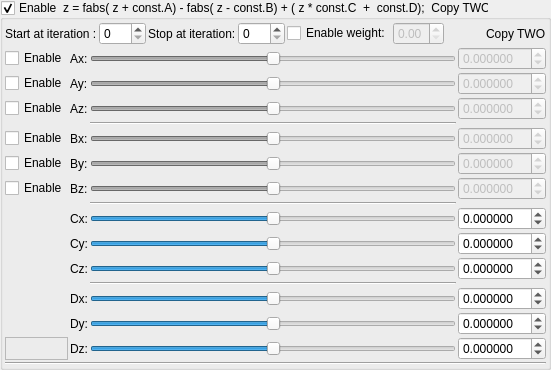
    <widget class="MyGroupBox" name="groupCheck_transform_fabsFormulaABCD2_enabled">
     <property name="title">
      <string>Enable  z = fabs( z + const.A) - fabs( z - const.B) + ( z * const.C  +  const.D);  Copy TWO</string>
     </property>
     <property name="checkable">
      <bool>true</bool>
     </property>
     <layout class="QVBoxLayout" name="verticalLayout_22" stretch="0,0,0">
      <property name="spacing">
       <number>2</number>
      </property>
      <property name="leftMargin">
       <number>2</number>
      </property>
      <property name="topMargin">
       <number>2</number>
      </property>
      <property name="rightMargin">
       <number>2</number>
      </property>
      <property name="bottomMargin">
       <number>2</number>
      </property>
      <item>
       <layout class="QGridLayout" name="gridLayout_35">
        <property name="spacing">
         <number>2</number>
        </property>
        <item row="0" column="0">
         <widget class="QLabel" name="label_72">
          <property name="text">
           <string>Start at iteration :</string>
          </property>
         </widget>
        </item>
        <item row="0" column="3">
         <widget class="MySpinBox" name="spinboxInt_transform_fabsFormulaABCD2_stop_iterations">
          <property name="sizePolicy">
           <sizepolicy hsizetype="Minimum" vsizetype="Maximum">
            <horstretch>0</horstretch>
            <verstretch>0</verstretch>
           </sizepolicy>
          </property>
          <property name="maximum">
           <number>250</number>
          </property>
         </widget>
        </item>
        <item row="0" column="8">
         <spacer name="horizontalSpacer_22">
          <property name="orientation">
           <enum>Qt::Horizontal</enum>
          </property>
          <property name="sizeHint" stdset="0">
           <size>
            <width>40</width>
            <height>20</height>
           </size>
          </property>
         </spacer>
        </item>
        <item row="0" column="2">
         <widget class="QLabel" name="label_75">
          <property name="text">
           <string>Stop at iteration:</string>
          </property>
         </widget>
        </item>
        <item row="0" column="1">
         <widget class="MySpinBox" name="spinboxInt_transform_fabsFormulaABCD2_start_iterations">
          <property name="sizePolicy">
           <sizepolicy hsizetype="Minimum" vsizetype="Maximum">
            <horstretch>0</horstretch>
            <verstretch>0</verstretch>
           </sizepolicy>
          </property>
          <property name="maximum">
           <number>250</number>
          </property>
         </widget>
        </item>
        <item row="0" column="9">
         <widget class="QLabel" name="label_117">
          <property name="text">
           <string>Copy TWO</string>
          </property>
         </widget>
        </item>
        <item row="0" column="6">
         <widget class="QCheckBox" name="checkBox_transform_fabsFormulaABCD2_weight_enabled">
          <property name="text">
           <string>Enable weight:</string>
          </property>
         </widget>
        </item>
        <item row="0" column="7">
         <widget class="MyDoubleSpinBox" name="spinbox_transform_fabsFormulaABCD2_weight">
          <property name="enabled">
           <bool>false</bool>
          </property>
          <property name="sizePolicy">
           <sizepolicy hsizetype="Minimum" vsizetype="Maximum">
            <horstretch>0</horstretch>
            <verstretch>0</verstretch>
           </sizepolicy>
          </property>
          <property name="decimals">
           <number>2</number>
          </property>
          <property name="minimum">
           <double>0.000000000000000</double>
          </property>
          <property name="maximum">
           <double>1.000000000000000</double>
          </property>
          <property name="singleStep">
           <double>0.100000000000000</double>
          </property>
         </widget>
        </item>
       </layout>
      </item>
      <item>
       <layout class="QGridLayout" name="gridLayout_36">
        <property name="spacing">
         <number>2</number>
        </property>
        <item row="6" column="3">
         <widget class="MyDoubleSpinBox" name="spinbox3_transform_fabsFormulaABCD2B_z">
          <property name="enabled">
           <bool>false</bool>
          </property>
          <property name="sizePolicy">
           <sizepolicy hsizetype="Minimum" vsizetype="Maximum">
            <horstretch>0</horstretch>
            <verstretch>0</verstretch>
           </sizepolicy>
          </property>
          <property name="decimals">
           <number>6</number>
          </property>
          <property name="minimum">
           <double>-99.989999999999995</double>
          </property>
          <property name="maximum">
           <double>99.989999999999995</double>
          </property>
          <property name="singleStep">
           <double>0.100000000000000</double>
          </property>
         </widget>
        </item>
        <item row="9" column="2">
         <widget class="QSlider" name="slider3_transform_fabsFormulaABCD2C_y">
          <property name="sizePolicy">
           <sizepolicy hsizetype="Expanding" vsizetype="Maximum">
            <horstretch>0</horstretch>
            <verstretch>0</verstretch>
           </sizepolicy>
          </property>
          <property name="minimum">
           <number>-5000000</number>
          </property>
          <property name="maximum">
           <number>5000000</number>
          </property>
          <property name="orientation">
           <enum>Qt::Horizontal</enum>
          </property>
         </widget>
        </item>
        <item row="8" column="1">
         <widget class="QLabel" name="label_141">
          <property name="text">
           <string>Cx:</string>
          </property>
         </widget>
        </item>
        <item row="10" column="2">
         <widget class="QSlider" name="slider3_transform_fabsFormulaABCD2C_z">
          <property name="sizePolicy">
           <sizepolicy hsizetype="Expanding" vsizetype="Maximum">
            <horstretch>0</horstretch>
            <verstretch>0</verstretch>
           </sizepolicy>
          </property>
          <property name="minimum">
           <number>-5000000</number>
          </property>
          <property name="maximum">
           <number>5000000</number>
          </property>
          <property name="orientation">
           <enum>Qt::Horizontal</enum>
          </property>
         </widget>
        </item>
        <item row="4" column="3">
         <widget class="MyDoubleSpinBox" name="spinbox3_transform_fabsFormulaABCD2B_x">
          <property name="enabled">
           <bool>false</bool>
          </property>
          <property name="sizePolicy">
           <sizepolicy hsizetype="Minimum" vsizetype="Maximum">
            <horstretch>0</horstretch>
            <verstretch>0</verstretch>
           </sizepolicy>
          </property>
          <property name="prefix">
           <string/>
          </property>
          <property name="decimals">
           <number>6</number>
          </property>
          <property name="minimum">
           <double>-99.989999999999995</double>
          </property>
          <property name="singleStep">
           <double>0.100000000000000</double>
          </property>
         </widget>
        </item>
        <item row="1" column="0">
         <widget class="QCheckBox" name="checkBox_transform_fabsFormulaABCD2_enabled_Ay">
          <property name="text">
           <string>Enable</string>
          </property>
         </widget>
        </item>
        <item row="8" column="2">
         <widget class="QSlider" name="slider3_transform_fabsFormulaABCD2C_x">
          <property name="sizePolicy">
           <sizepolicy hsizetype="Expanding" vsizetype="Maximum">
            <horstretch>0</horstretch>
            <verstretch>0</verstretch>
           </sizepolicy>
          </property>
          <property name="minimum">
           <number>-5000000</number>
          </property>
          <property name="maximum">
           <number>5000000</number>
          </property>
          <property name="orientation">
           <enum>Qt::Horizontal</enum>
          </property>
         </widget>
        </item>
        <item row="5" column="1">
         <widget class="QLabel" name="label_97">
          <property name="text">
           <string>By:</string>
          </property>
         </widget>
        </item>
        <item row="11" column="2">
         <widget class="Line" name="line_26">
          <property name="orientation">
           <enum>Qt::Horizontal</enum>
          </property>
         </widget>
        </item>
        <item row="0" column="0">
         <widget class="QCheckBox" name="checkBox_transform_fabsFormulaABCD2_enabled_Ax">
          <property name="text">
           <string>Enable</string>
          </property>
         </widget>
        </item>
        <item row="5" column="2">
         <widget class="QSlider" name="slider3_transform_fabsFormulaABCD2B_y">
          <property name="enabled">
           <bool>false</bool>
          </property>
          <property name="sizePolicy">
           <sizepolicy hsizetype="Expanding" vsizetype="Maximum">
            <horstretch>0</horstretch>
            <verstretch>0</verstretch>
           </sizepolicy>
          </property>
          <property name="minimum">
           <number>-5000000</number>
          </property>
          <property name="maximum">
           <number>5000000</number>
          </property>
          <property name="orientation">
           <enum>Qt::Horizontal</enum>
          </property>
         </widget>
        </item>
        <item row="4" column="1">
         <widget class="QLabel" name="label_137">
          <property name="text">
           <string>Bx:</string>
          </property>
         </widget>
        </item>
        <item row="12" column="3">
         <widget class="MyDoubleSpinBox" name="spinbox3_transform_fabsFormulaABCD2D_x">
          <property name="sizePolicy">
           <sizepolicy hsizetype="Minimum" vsizetype="Maximum">
            <horstretch>0</horstretch>
            <verstretch>0</verstretch>
           </sizepolicy>
          </property>
          <property name="prefix">
           <string/>
          </property>
          <property name="decimals">
           <number>6</number>
          </property>
          <property name="minimum">
           <double>-99.989999999999995</double>
          </property>
          <property name="singleStep">
           <double>0.100000000000000</double>
          </property>
         </widget>
        </item>
        <item row="2" column="1">
         <widget class="QLabel" name="label_85">
          <property name="text">
           <string>Az:</string>
          </property>
         </widget>
        </item>
        <item row="6" column="1">
         <widget class="QLabel" name="label_139">
          <property name="text">
           <string>Bz:</string>
          </property>
         </widget>
        </item>
        <item row="2" column="2">
         <widget class="QSlider" name="slider3_transform_fabsFormulaABCD2A_z">
          <property name="enabled">
           <bool>false</bool>
          </property>
          <property name="sizePolicy">
           <sizepolicy hsizetype="Expanding" vsizetype="Maximum">
            <horstretch>0</horstretch>
            <verstretch>0</verstretch>
           </sizepolicy>
          </property>
          <property name="minimum">
           <number>-5000000</number>
          </property>
          <property name="maximum">
           <number>5000000</number>
          </property>
          <property name="orientation">
           <enum>Qt::Horizontal</enum>
          </property>
         </widget>
        </item>
        <item row="1" column="1">
         <widget class="QLabel" name="label_91">
          <property name="text">
           <string>Ay:</string>
          </property>
         </widget>
        </item>
        <item row="0" column="1">
         <widget class="QLabel" name="label_92">
          <property name="text">
           <string>Ax:</string>
          </property>
         </widget>
        </item>
        <item row="0" column="2">
         <widget class="QSlider" name="slider3_transform_fabsFormulaABCD2A_x">
          <property name="enabled">
           <bool>false</bool>
          </property>
          <property name="sizePolicy">
           <sizepolicy hsizetype="Expanding" vsizetype="Maximum">
            <horstretch>0</horstretch>
            <verstretch>0</verstretch>
           </sizepolicy>
          </property>
          <property name="minimum">
           <number>-5000000</number>
          </property>
          <property name="maximum">
           <number>5000000</number>
          </property>
          <property name="value">
           <number>0</number>
          </property>
          <property name="sliderPosition">
           <number>0</number>
          </property>
          <property name="orientation">
           <enum>Qt::Horizontal</enum>
          </property>
         </widget>
        </item>
        <item row="1" column="2">
         <widget class="QSlider" name="slider3_transform_fabsFormulaABCD2A_y">
          <property name="enabled">
           <bool>false</bool>
          </property>
          <property name="sizePolicy">
           <sizepolicy hsizetype="Expanding" vsizetype="Maximum">
            <horstretch>0</horstretch>
            <verstretch>0</verstretch>
           </sizepolicy>
          </property>
          <property name="minimum">
           <number>-5000000</number>
          </property>
          <property name="maximum">
           <number>5000000</number>
          </property>
          <property name="orientation">
           <enum>Qt::Horizontal</enum>
          </property>
         </widget>
        </item>
        <item row="0" column="3">
         <widget class="MyDoubleSpinBox" name="spinbox3_transform_fabsFormulaABCD2A_x">
          <property name="enabled">
           <bool>false</bool>
          </property>
          <property name="sizePolicy">
           <sizepolicy hsizetype="Minimum" vsizetype="Maximum">
            <horstretch>0</horstretch>
            <verstretch>0</verstretch>
           </sizepolicy>
          </property>
          <property name="prefix">
           <string/>
          </property>
          <property name="decimals">
           <number>6</number>
          </property>
          <property name="minimum">
           <double>-99.989999999999995</double>
          </property>
          <property name="singleStep">
           <double>0.100000000000000</double>
          </property>
         </widget>
        </item>
        <item row="6" column="2">
         <widget class="QSlider" name="slider3_transform_fabsFormulaABCD2B_z">
          <property name="enabled">
           <bool>false</bool>
          </property>
          <property name="sizePolicy">
           <sizepolicy hsizetype="Expanding" vsizetype="Maximum">
            <horstretch>0</horstretch>
            <verstretch>0</verstretch>
           </sizepolicy>
          </property>
          <property name="minimum">
           <number>-5000000</number>
          </property>
          <property name="maximum">
           <number>5000000</number>
          </property>
          <property name="orientation">
           <enum>Qt::Horizontal</enum>
          </property>
         </widget>
        </item>
        <item row="1" column="3">
         <widget class="MyDoubleSpinBox" name="spinbox3_transform_fabsFormulaABCD2A_y">
          <property name="enabled">
           <bool>false</bool>
          </property>
          <property name="sizePolicy">
           <sizepolicy hsizetype="Minimum" vsizetype="Maximum">
            <horstretch>0</horstretch>
            <verstretch>0</verstretch>
           </sizepolicy>
          </property>
          <property name="decimals">
           <number>6</number>
          </property>
          <property name="minimum">
           <double>-99.989999999999995</double>
          </property>
          <property name="maximum">
           <double>99.989999999999995</double>
          </property>
          <property name="singleStep">
           <double>0.100000000000000</double>
          </property>
         </widget>
        </item>
        <item row="4" column="2">
         <widget class="QSlider" name="slider3_transform_fabsFormulaABCD2B_x">
          <property name="enabled">
           <bool>false</bool>
          </property>
          <property name="sizePolicy">
           <sizepolicy hsizetype="Expanding" vsizetype="Maximum">
            <horstretch>0</horstretch>
            <verstretch>0</verstretch>
           </sizepolicy>
          </property>
          <property name="minimum">
           <number>-5000000</number>
          </property>
          <property name="maximum">
           <number>5000000</number>
          </property>
          <property name="orientation">
           <enum>Qt::Horizontal</enum>
          </property>
         </widget>
        </item>
        <item row="2" column="0">
         <widget class="QCheckBox" name="checkBox_transform_fabsFormulaABCD2_enabled_Az">
          <property name="text">
           <string>Enable</string>
          </property>
         </widget>
        </item>
        <item row="2" column="3">
         <widget class="MyDoubleSpinBox" name="spinbox3_transform_fabsFormulaABCD2A_z">
          <property name="enabled">
           <bool>false</bool>
          </property>
          <property name="sizePolicy">
           <sizepolicy hsizetype="Minimum" vsizetype="Maximum">
            <horstretch>0</horstretch>
            <verstretch>0</verstretch>
           </sizepolicy>
          </property>
          <property name="decimals">
           <number>6</number>
          </property>
          <property name="minimum">
           <double>-99.989999999999995</double>
          </property>
          <property name="maximum">
           <double>99.989999999999995</double>
          </property>
          <property name="singleStep">
           <double>0.100000000000000</double>
          </property>
         </widget>
        </item>
        <item row="5" column="3">
         <widget class="MyDoubleSpinBox" name="spinbox3_transform_fabsFormulaABCD2B_y">
          <property name="enabled">
           <bool>false</bool>
          </property>
          <property name="sizePolicy">
           <sizepolicy hsizetype="Minimum" vsizetype="Maximum">
            <horstretch>0</horstretch>
            <verstretch>0</verstretch>
           </sizepolicy>
          </property>
          <property name="decimals">
           <number>6</number>
          </property>
          <property name="minimum">
           <double>-99.989999999999995</double>
          </property>
          <property name="maximum">
           <double>99.989999999999995</double>
          </property>
          <property name="singleStep">
           <double>0.100000000000000</double>
          </property>
         </widget>
        </item>
        <item row="10" column="3">
         <widget class="MyDoubleSpinBox" name="spinbox3_transform_fabsFormulaABCD2C_z">
          <property name="sizePolicy">
           <sizepolicy hsizetype="Minimum" vsizetype="Maximum">
            <horstretch>0</horstretch>
            <verstretch>0</verstretch>
           </sizepolicy>
          </property>
          <property name="decimals">
           <number>6</number>
          </property>
          <property name="minimum">
           <double>-99.989999999999995</double>
          </property>
          <property name="maximum">
           <double>99.989999999999995</double>
          </property>
          <property name="singleStep">
           <double>0.100000000000000</double>
          </property>
         </widget>
        </item>
        <item row="9" column="3">
         <widget class="MyDoubleSpinBox" name="spinbox3_transform_fabsFormulaABCD2C_y">
          <property name="sizePolicy">
           <sizepolicy hsizetype="Minimum" vsizetype="Maximum">
            <horstretch>0</horstretch>
            <verstretch>0</verstretch>
           </sizepolicy>
          </property>
          <property name="decimals">
           <number>6</number>
          </property>
          <property name="minimum">
           <double>-99.989999999999995</double>
          </property>
          <property name="maximum">
           <double>99.989999999999995</double>
          </property>
          <property name="singleStep">
           <double>0.100000000000000</double>
          </property>
         </widget>
        </item>
        <item row="8" column="3">
         <widget class="MyDoubleSpinBox" name="spinbox3_transform_fabsFormulaABCD2C_x">
          <property name="sizePolicy">
           <sizepolicy hsizetype="Minimum" vsizetype="Maximum">
            <horstretch>0</horstretch>
            <verstretch>0</verstretch>
           </sizepolicy>
          </property>
          <property name="prefix">
           <string/>
          </property>
          <property name="decimals">
           <number>6</number>
          </property>
          <property name="minimum">
           <double>-99.989999999999995</double>
          </property>
          <property name="singleStep">
           <double>0.100000000000000</double>
          </property>
         </widget>
        </item>
        <item row="10" column="1">
         <widget class="QLabel" name="label_146">
          <property name="text">
           <string>Cz:</string>
          </property>
         </widget>
        </item>
        <item row="9" column="1">
         <widget class="QLabel" name="label_144">
          <property name="text">
           <string>Cy:</string>
          </property>
         </widget>
        </item>
        <item row="13" column="2">
         <widget class="QSlider" name="slider3_transform_fabsFormulaABCD2D_y">
          <property name="sizePolicy">
           <sizepolicy hsizetype="Expanding" vsizetype="Maximum">
            <horstretch>0</horstretch>
            <verstretch>0</verstretch>
           </sizepolicy>
          </property>
          <property name="minimum">
           <number>-5000000</number>
          </property>
          <property name="maximum">
           <number>5000000</number>
          </property>
          <property name="orientation">
           <enum>Qt::Horizontal</enum>
          </property>
         </widget>
        </item>
        <item row="14" column="3">
         <widget class="MyDoubleSpinBox" name="spinbox3_transform_fabsFormulaABCD2D_z">
          <property name="sizePolicy">
           <sizepolicy hsizetype="Minimum" vsizetype="Maximum">
            <horstretch>0</horstretch>
            <verstretch>0</verstretch>
           </sizepolicy>
          </property>
          <property name="decimals">
           <number>6</number>
          </property>
          <property name="minimum">
           <double>-99.989999999999995</double>
          </property>
          <property name="maximum">
           <double>99.989999999999995</double>
          </property>
          <property name="singleStep">
           <double>0.100000000000000</double>
          </property>
         </widget>
        </item>
        <item row="14" column="1">
         <widget class="QLabel" name="label_147">
          <property name="text">
           <string>Dz:</string>
          </property>
         </widget>
        </item>
        <item row="12" column="1">
         <widget class="QLabel" name="label_148">
          <property name="text">
           <string>Dx:</string>
          </property>
         </widget>
        </item>
        <item row="14" column="2">
         <widget class="QSlider" name="slider3_transform_fabsFormulaABCD2D_z">
          <property name="sizePolicy">
           <sizepolicy hsizetype="Expanding" vsizetype="Maximum">
            <horstretch>0</horstretch>
            <verstretch>0</verstretch>
           </sizepolicy>
          </property>
          <property name="minimum">
           <number>-5000000</number>
          </property>
          <property name="maximum">
           <number>5000000</number>
          </property>
          <property name="orientation">
           <enum>Qt::Horizontal</enum>
          </property>
         </widget>
        </item>
        <item row="13" column="1">
         <widget class="QLabel" name="label_149">
          <property name="text">
           <string>Dy:</string>
          </property>
         </widget>
        </item>
        <item row="13" column="3">
         <widget class="MyDoubleSpinBox" name="spinbox3_transform_fabsFormulaABCD2D_y">
          <property name="sizePolicy">
           <sizepolicy hsizetype="Minimum" vsizetype="Maximum">
            <horstretch>0</horstretch>
            <verstretch>0</verstretch>
           </sizepolicy>
          </property>
          <property name="decimals">
           <number>6</number>
          </property>
          <property name="minimum">
           <double>-99.989999999999995</double>
          </property>
          <property name="maximum">
           <double>99.989999999999995</double>
          </property>
          <property name="singleStep">
           <double>0.100000000000000</double>
          </property>
         </widget>
        </item>
        <item row="12" column="2">
         <widget class="QSlider" name="slider3_transform_fabsFormulaABCD2D_x">
          <property name="sizePolicy">
           <sizepolicy hsizetype="Expanding" vsizetype="Maximum">
            <horstretch>0</horstretch>
            <verstretch>0</verstretch>
           </sizepolicy>
          </property>
          <property name="minimum">
           <number>-5000000</number>
          </property>
          <property name="maximum">
           <number>5000000</number>
          </property>
          <property name="orientation">
           <enum>Qt::Horizontal</enum>
          </property>
         </widget>
        </item>
        <item row="4" column="0">
         <widget class="QCheckBox" name="checkBox_transform_fabsFormulaABCD2_enabled_Bx">
          <property name="text">
           <string>Enable</string>
          </property>
         </widget>
        </item>
        <item row="5" column="0">
         <widget class="QCheckBox" name="checkBox_transform_fabsFormulaABCD2_enabled_By">
          <property name="text">
           <string>Enable</string>
          </property>
         </widget>
        </item>
        <item row="6" column="0">
         <widget class="QCheckBox" name="checkBox_transform_fabsFormulaABCD2_enabled_Bz">
          <property name="text">
           <string>Enable</string>
          </property>
         </widget>
        </item>
        <item row="7" column="2">
         <widget class="Line" name="line_25">
          <property name="orientation">
           <enum>Qt::Horizontal</enum>
          </property>
         </widget>
        </item>
        <item row="3" column="2">
         <widget class="Line" name="line_27">
          <property name="orientation">
           <enum>Qt::Horizontal</enum>
          </property>
         </widget>
        </item>
        <item row="14" column="0">
         <widget class="QFrame" name="frame_2">
          <property name="frameShape">
           <enum>QFrame::StyledPanel</enum>
          </property>
          <property name="frameShadow">
           <enum>QFrame::Raised</enum>
          </property>
         </widget>
        </item>
       </layout>
      </item>
      <item>
       <widget class="Line" name="line_12">
        <property name="orientation">
         <enum>Qt::Horizontal</enum>
        </property>
       </widget>
      </item>
     </layout>
    </widget>
